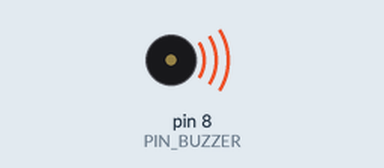
Simulated run of this sketch. Board: Arduino Uno, built with avr-gcc and run on an emulated ATmega328P. Shown: buzzer (waves = sounding).

Above: at 0.1 s.
At 1.1 s:
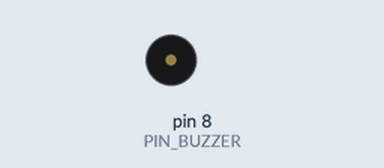
Timing chart, 0 to 2.6 s (numbered marks = the images above):
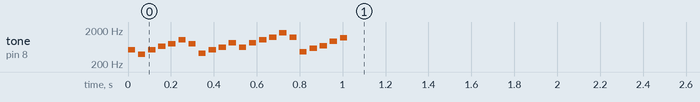

The sketch:

JouerUnMorceau.ino
```cpp
// Programme JouerUnMorceau
// Ce programme joue une suite de notes

int PIN_BUZZER = 8;

//super mario mushroom power up
int DUREE = 34;
int notes[]= { 523, 392, 523, 659, 784, 1047, 784, 415, 523, 622,
               831, 622, 831, 1046, 1244, 1661, 1244, 466, 587, 698,
               932, 1195, 1397, 1865, 1397 };
int NB_NOTES = 22;


// Cette partie n'est faite qu'une fois quand on appuie sur le bouton RESET de l'Arduino
void setup () {
  int hauteur;
  for (int i=0; i<NB_NOTES; i++) {
    hauteur = notes[i];
    jouerUneNote(hauteur, DUREE);
  }
}

// Cette partie est faite en boucle tant que l'on n'arrete pas l'arduino
void loop () {
}


void jouerUneNote(int hauteur, long duree) {
  tone(PIN_BUZZER, hauteur, duree);
  delay(duree * 1.4);
  noTone(PIN_BUZZER);
}
```
